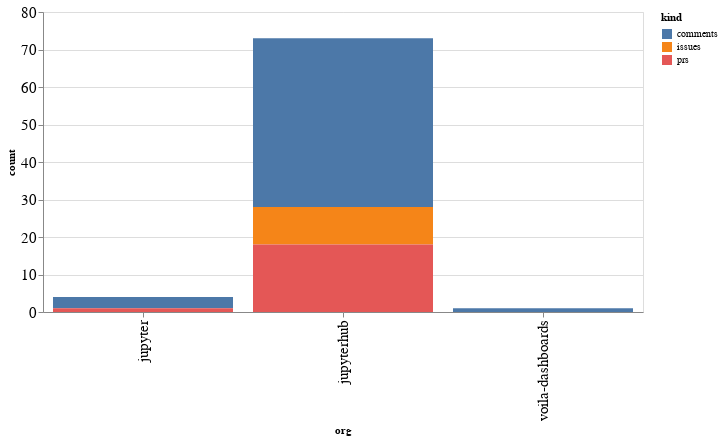

Notebook cell for this chart:
### Code cell
alt.Chart(org_summaries, width=600).mark_bar().encode(
    x='org',
    y='count',
    color='kind',
    tooltip="org"
)

### Figure 1 — Vega-Lite specification as saved in the notebook (floating-point values rounded to 4 significant figures)
{"config": {"axisLeft": {"labelFontSize": 15}, "axisBottom": {"labelFontSize": 15}}, "data": {"name": "data-0d5f4426ed5b58c1aa93593ac72b7b6d"}, "mark": "bar", "encoding": {"color": {"type": "nominal", "field": "kind"}, "tooltip": {"type": "nominal", "field": "org"}, "x": {"type": "nominal", "field": "org"}, "y": {"type": "quantitative", "field": "count"}}, "width": 600, "$schema": "https://vega.github.io/schema/vega-lite/v4.8.1.json", "datasets": {"data-0d5f4426ed5b58c1aa93593ac72b7b6d": [{"org": "jupyter", "kind": "comments", "count": 3}, {"org": "jupyter", "kind": "prs", "count": 1}, {"org": "jupyterhub", "kind": "comments", "count": 45}, {"org": "jupyterhub", "kind": "issues", "count": 10}, {"org": "jupyterhub", "kind": "prs", "count": 18}, {"org": "voila-dashboards", "kind": "comments", "count": 1}]}}
